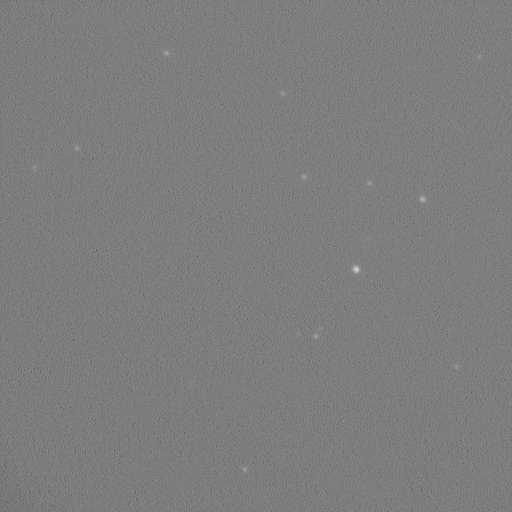
#> input picture python/1/starimag.jpg, 1024 x 1024 px (shown at 1/2 size)
$ python test2.py
#> lines starting #> are read from the running program, lines starting #| are printed output that depends on the picture
# -*- coding: utf-8 -*-
"""
Created on Thu Sep 12 10:06:51 2019

@author: dingxu
"""
from skimage import io
import matplotlib.pyplot as plt
import numpy as np

image = io.imread('starimag.jpg')
#> image is the input picture: shape (1024, 1024); min 0, max 234, mean 125.6
hang,lie =  image.shape
#> hang = 1024; lie = 1024

onedata = np.ones((hang,1))
#> onedata = 1024 values from 1 to 1
sumdata = np.dot(image,onedata)
#> sumdata = 1024 values, max 130122 at index 539, min 126848 at index 1023, mean 128648.1
meandata = sumdata/lie         #平均值
#> meandata = 1024 values, max 127.1 at index 539, min 123.9 at index 1023, mean 125.6

datacha = image - meandata
pingfangdata = datacha**2
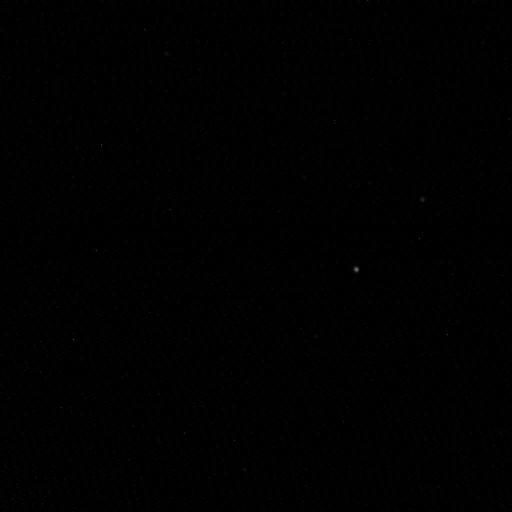
#> pingfangdata: shape (1024, 1024) float64 (shown at 1/2 size); min 0, max 15679.2, mean 64.7; drawn with min black and max white
sumdata = np.dot(pingfangdata,onedata)
#> sumdata = 1024 values, max 114011.9 at index 536, min 33069.6 at index 514, mean 66243.2
nsumdata = sumdata/lie
#> nsumdata = 1024 values, max 111.3 at index 536, min 32.29 at index 514, mean 64.69
sigmadata = np.sqrt(nsumdata) #标准差
#> sigmadata = 1024 values, max 10.55 at index 536, min 5.68 at index 514, mean 8.01


#############################################
##求最大和最小值
maxdata = image[:,0]
#> maxdata = 1024 values, max 154 at index 150, min 80 at index 962, mean 122.3
mindata = image[:,0]
#> mindata has the same summary as maxdata

for i in range(lie):
    maxdata = np.maximum(maxdata,image[:,i])
    mindata = np.minimum(mindata,image[:,i])
#> after the loop, maxdata = 1024 values, max 234 at index 477, min 143 at index 491, mean 153.4; mindata = 1024 values, max 106 at index 459, min 0 at index 679, mean 82.21


#############################################
##显示

fig = plt.figure()
ax = fig.add_subplot(511)
io.imshow(image)

ax = fig.add_subplot(512)
plt.plot(maxdata)

ax = fig.add_subplot(513)
plt.plot(mindata)

ax = fig.add_subplot(514)
plt.plot(meandata)

ax = fig.add_subplot(515)
plt.plot(sigmadata)

plt.show()
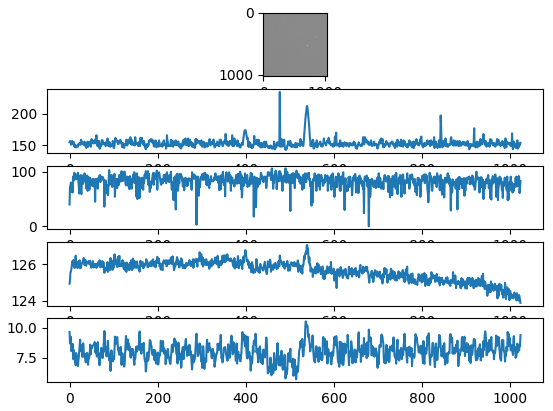
#> figure drawn by matplotlib, 5 panels; panel 2: curve peaks at x = 477, y = 234; panel 3: curve peaks at x = 459, y = 106; panel 4: curve peaks at x = 539, y = 127.1; panel 5: curve peaks at x = 536, y = 10.55
